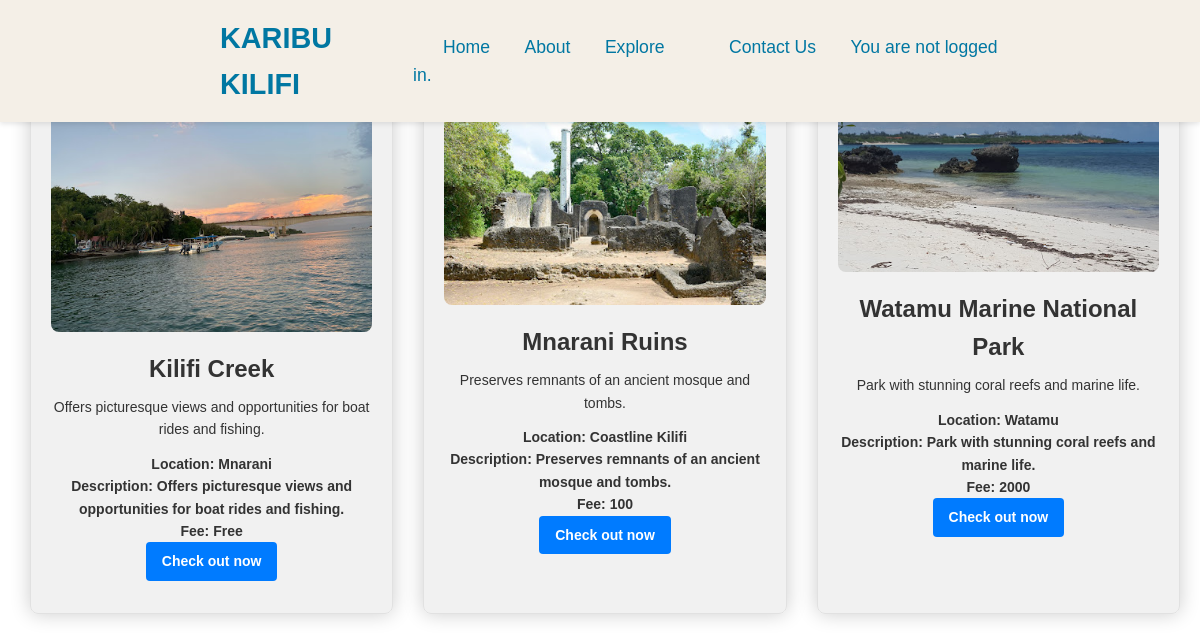
/attraction/, run on the app's committed database.
### Karibu_Kilifi/models.py (models this page shows, shortened)
class attraction(models.Model):
    name = models.CharField(max_length=50, verbose_name='Name')
    location = models.CharField(max_length=20, verbose_name='Location')
    fee = models.CharField(max_length=4, verbose_name='Entrance Fee', help_text='Input fee if there is any')
    description = models.TextField(max_length=1000, verbose_name='Description')
    image = models.ImageField(verbose_name='Image', blank=True)

### Karibu_Kilifi/views.py (the view)
# urls.py: path('attraction/', attract, name='Attraction'),
def attract(request):
    Visit = attraction.objects.all()
    return render(request, 'Attractions/User/attraction_users.html', {"attractme": Visit})

### templates/Attractions/User/attraction_users.html (shortened to what this page needs)
{% extends 'Websites/index.html' %}
{% block content %}
<div class="product-cards">
     {% for attractions in attractme %}
         <div class="product-card">
            <img src=" {{ attractions.image.url }}" alt="{{ attractions.name }} a {{ accommodations.type }} in {{ accommodations.location }}">
            <div class="product-info">
                <h2>{{ attractions.name }}</h2>
                <p>{{ attractions.description}}</p>
                <p class="price">
                Location: {{ attractions.location }}<br>
                Description: {{ attractions.description }}<br>
                Fee: {{ attractions.fee }} <br>
                <a href="{% url 'AttractionReservation' %}">Check out now</a>
            </div>
        </div>
    {% endfor %}
</div>
{% endblock %}

### static/main.css (style rules this page uses)
* { margin:0; padding: 0; box-sizing: border-box; font-family: sans-serif; }
body { font-family: "sans-serif"; background-color: white; color: #333; line-height: 1.6; margin: 0; padding: 0; }
.product-cards { display: flex; flex-wrap: nowrap; justify-content: space-between; gap: 20px; padding: 0 20px 20px; box-sizing: border-box; }
.product-card { flex: 0 0 auto; width: 33.33%; max-width: calc(33.33% - 20px); background-color: #f1f1f1f1; border: 1px solid #e1e1e1; border-radius: 8px; padding: 20px; box-sizing: border-box; box-shadow: 0px 0px 20px 0 rgba(0, 0, 0, 0.2); }
.product-card img { width: 100%; height: auto; border-radius: 8px; object-fit: cover; }
.product-card h2 { margin-top: 10px; margin-bottom: 8px; text-align: center; }
.product-card p { font-size: 14px; margin-bottom: 12px; text-align: center; }
.product-card .price { font-weight: bold; color: #333333; text-align: center; justify-content: center; justify-items: center; }
.product-card a { display: inline-block; padding: 8px 16px; background-color: #007bff; color: #ffffff; text-decoration: none; border-radius: 4px; transition: background-color 0.3s ease; }

### data on the page
attraction: image (picture), name "Kilifi Creek", description "Offers picturesque views and opportunities for boat rides and fishing.", location "Mnarani", fee "Free"
attraction: image (picture), name "Mnarani Ruins", description "Preserves remnants of an ancient mosque and tombs.", location "Coastline Kilifi", fee "100"
attraction: image (picture), name "Watamu Marine National Park", description "Park with stunning coral reefs and marine life.", location "Watamu", fee "2000"
